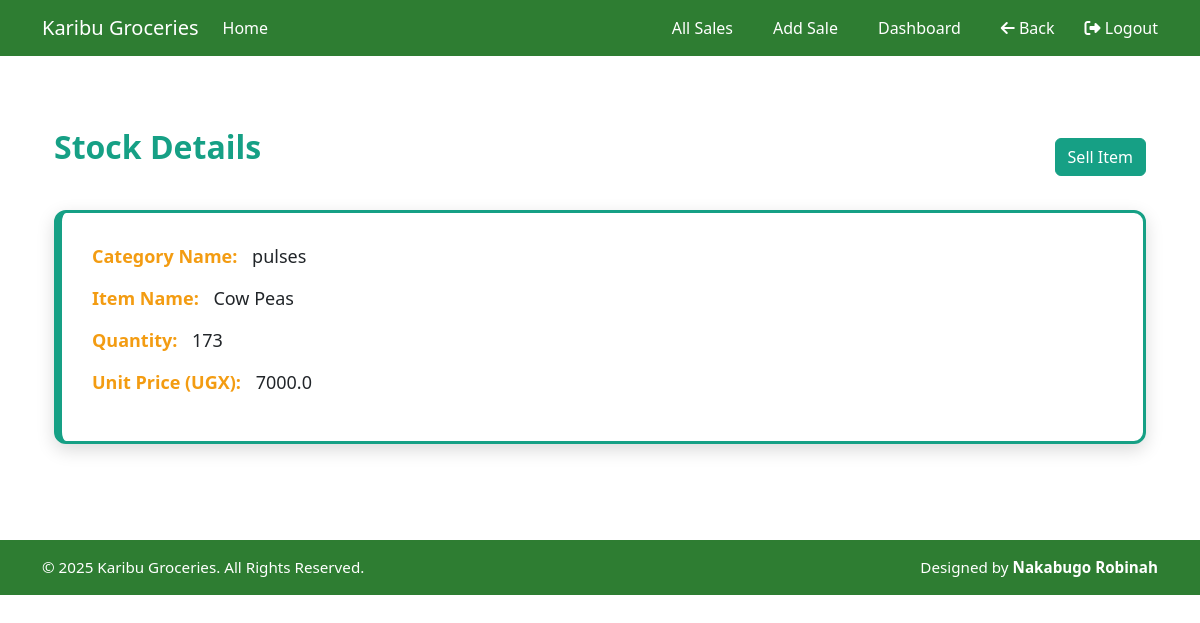
Before: /home/5/ (signed in) with the older database file.
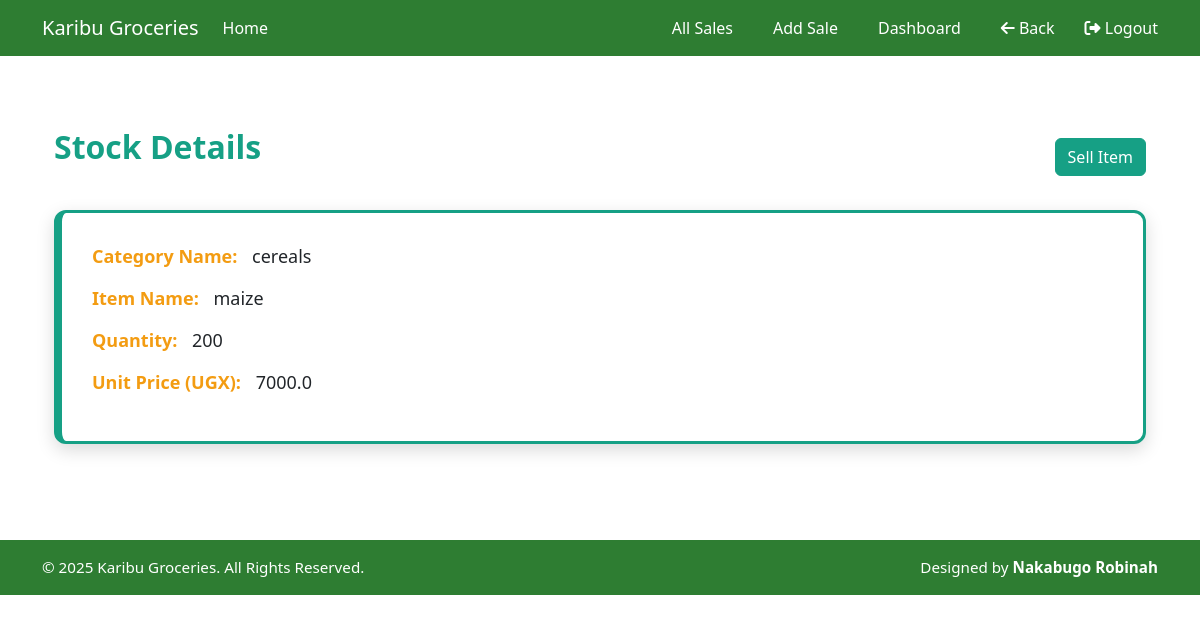
After: the same page with the newer database file.
### ledger/models.py (models this page shows, shortened)
class Stock(models.Model):
    category_name = models.ForeignKey(Category, on_delete=models.CASCADE, null=True, blank=True)
    item_name = models.CharField(max_length=10, null=True, blank=False)
    total_quantity = models.IntegerField(default=0, null=True, blank=False)
    issued_quantity = models.IntegerField(default=0, null=True, blank=False)
    received_quantity = models.IntegerField(default=0, null=True, blank=False)
    type_of_stock = models.CharField(max_length=20)
    cost = models.DecimalField(max_digits=10, decimal_places=2, null=True, blank=False)
    supplier_type = models.CharField(
        max_length=20,
        choices=[
            ("individual", "Individual Dealer"),
            ("company", "Company"),
            ("farm", "KGL Farm")
        ]
    )
    date = models.DateField(auto_now_add=True)
    branch = models.CharField(max_length=20, choices=[("Maganjo", "Maganjo"), ("Matugga", "Matugga")])
    unit_price = models.FloatField(blank=True, default=0, null=True)
    unit_cost = models.FloatField(blank=True, default=0, null=True)

class Category(models.Model):
    category_name = models.CharField(max_length=50, null=True, blank=True)
    def __str__(self):
        return self.category_name if self.category_name else "unnamed Category"

### ledger/views.py (the view)
# urls.py: path('home/<int:stock_id>/',views.stockdetail, name="stockdetail"),
@login_required
def  stockdetail(request, stock_id):
    stock =Stock.objects.get(id=stock_id)
    return render(request, 'ledger/stockdetail.html',{'stock':stock})

### ledger/templates/ledger/stockdetail.html (shortened to what this page needs)
{% extends 'base.html' %}
{% load static %}
{% block content %}
<main class="container my-5">
  <div class="d-flex justify-content-between align-items-center mb-4">
    <h2 class="stock-title">Stock Details</h2>
    <a href="{% url 'issue_item' stock.id %}" class="btn btn-primary">Sell Item</a>
  </div>
  <div class="stock-card">
    <div class="stock-info">
      <span class="stock-label">Category Name:</span> {{ stock.category_name }}
    </div>
    <div class="stock-info">
      <span class="stock-label">Item Name:</span> {{ stock.item_name }}
    </div>
    <div class="stock-info">
      <span class="stock-label">Quantity:</span> {{ stock.total_quantity }}
    </div>
    <div class="stock-info">
      <span class="stock-label">Unit Price (UGX):</span> {{ stock.unit_price }}
    </div>
  </div>
</main>
{% endblock %}

Changed rows visible on the page:
changed Stock: category_name "pulses" → "cereals"; item_name "Cow Peas" → "maize"; total_quantity "173" → "200"
